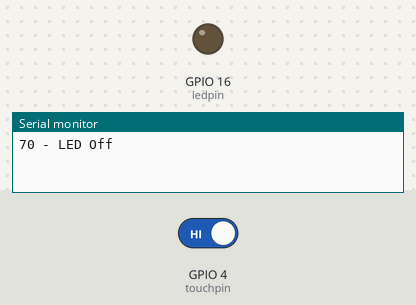
A sketch run on a simulated ESP32. On the bench: output pins drawn as LEDs (lit = HIGH), the last lines printed to the serial monitor. The test bench sets the inputs (shaded band); at power-on: GPIO 4 (touchpin) HIGH.

Above: at 2.2 s.
2.3 s: GPIO 4 (touchpin) driven LOW
At 6.5 s:
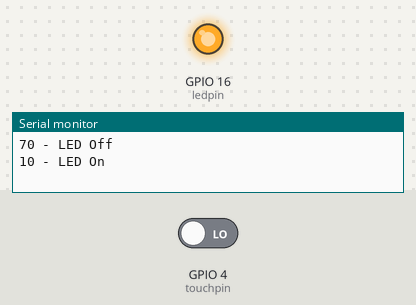
8.3 s: GPIO 4 (touchpin) driven HIGH
At 11.5 s:
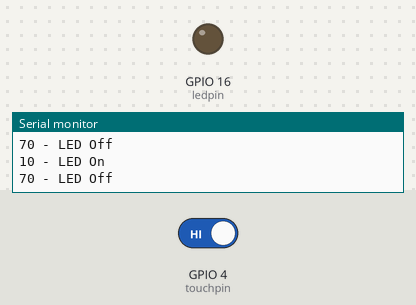
Timing chart, 0 to 13.0 s (numbered marks = the images above; inputs shaded):
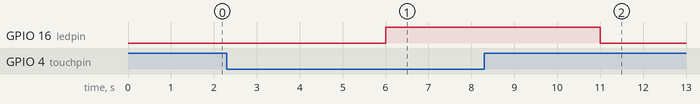

Measured:
- after the input at 2.3 s, GPIO 16 (ledpin): LOW → HIGH after 3.7 s
- after the input at 8.3 s, GPIO 16 (ledpin): HIGH → LOW after 2.7 s

The sketch:

ESP32TouchSensorLED.ino
```cpp
//set pin number
const int touchpin = 4;
const int ledpin = 16;

//change with your threshold value
const int threshold = 20;

//variable for storing the touch pin value
int touchValue;

void setup() {
  // put your setup code here, to run once:
  Serial.begin(115200);
  delay(1000);

//initiallze the led pin as an output :
pinMode(ledpin, OUTPUT);
}

void loop() {
  // put your main code here, to run repeatedly:
  touchValue = touchRead(touchpin);
  Serial.print(touchValue);
  if (touchValue<threshold) {
    //turn led on
    digitalWrite(ledpin, HIGH);
    Serial.println(" - LED On");
  } else {
    //turn led off
    digitalWrite(ledpin, LOW);
    Serial.println(" - LED Off");
  }
  delay(5000);
}
```
